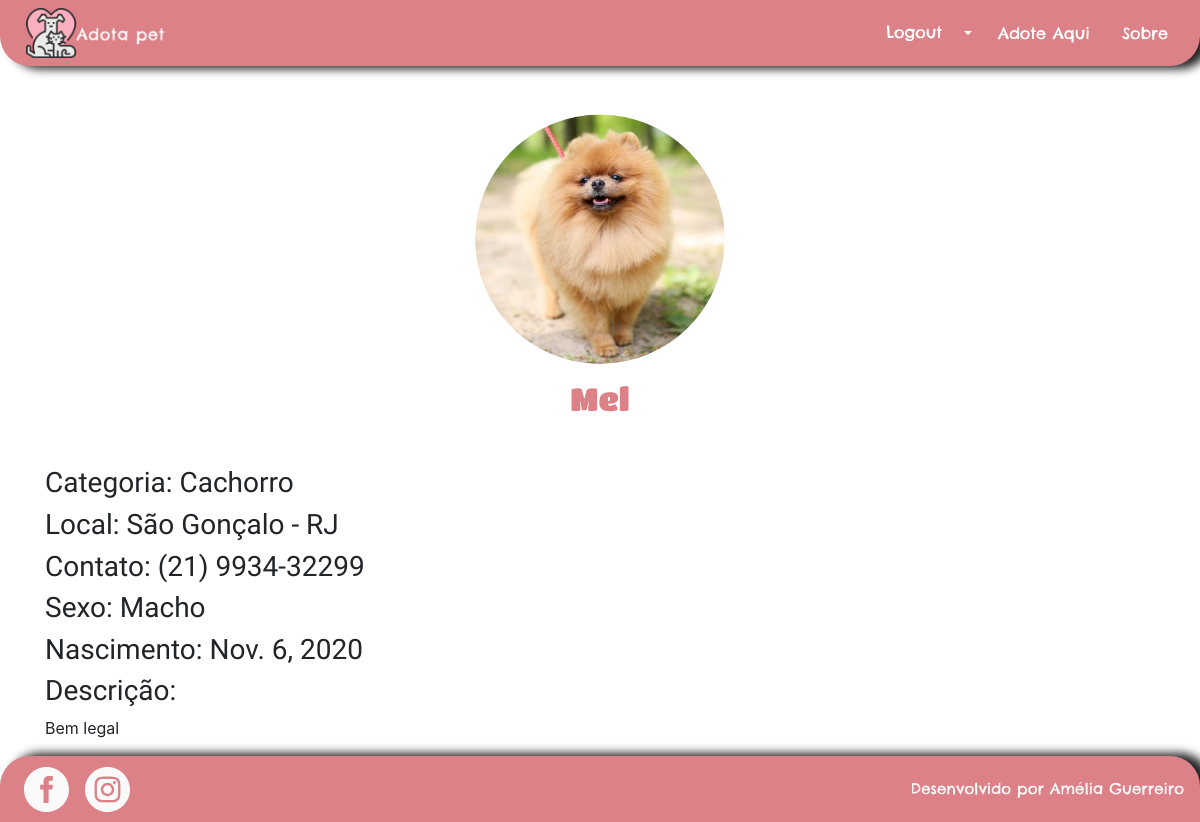
The app's page /pets/exibe_pet/7 (signed in) with its own data.
### pet/models.py (models this page shows, shortened)
class Pet(models.Model):
    categoria = models.ForeignKey(Categoria, related_name='pets', on_delete=models.DO_NOTHING)
    nome = models.CharField(max_length=100, db_index=True)
    slug = models.SlugField(max_length=100)
    imagem = models.CharField(max_length=50, blank=True)
    preco = models.DecimalField(max_digits=6, decimal_places=2, default=0)
    disponivel = models.BooleanField(default=False)
    link_instagram = models.URLField(max_length=200, blank=True)
    link_facebook = models.URLField(max_length=200, blank=True)
    telefone = models.CharField(max_length=15)
    sexo_escolhas = [('F', 'Fêmea'), ('M', 'Macho'), ('N', 'Não sei')]
    sexo = models.CharField(max_length=1, choices=sexo_escolhas, default='N')
    descricao = models.TextField()
    data_cadastro = models.DateField()
    data_nascimento = models.DateField(blank=True)
    likes = models.PositiveIntegerField(default=0)
    dislikes = models.PositiveIntegerField(default=0)
    raca = models.CharField(max_length=20, blank=True)
    estado_escolhas = [('AC', 'Acre'), ('AL', 'Alagoas'), ('AP', 'Amapá'), ('AM', 'Amazonas'),
                       ('BA', 'Bahia'), ('CE', 'Ceará'), ('ES', 'Espírito Santo'), ('GO', 'Goiás'),
                       ('MA', 'Maranhão'), ('MT', 'Mato Grosso'), ('MS', 'Mato Grosso do Sul'),
                       ('MG', 'Minas Gerais'), ('PA', 'Pará'), ('PB', 'Paraíba'), ('PR', 'Paraná'),
                       ('PE', 'Pernambuco'),('PI', 'Piauí'), ('RJ', 'Rio de Janeiro'),
                       ('RN', 'Rio Grande do Norte'), ('RS', 'Rio Grande do Sul'),
                       ('RO', 'Rondônia'), ('RR', 'Roraima'), ('SC', 'Santa Catarina'),
                       ('SP', 'São Paulo'), ('SE', 'Sergipe'),
                       ('TO', 'Tocantins'), ('DF', 'Distrito Federal')]
    estado = models.CharField(max_length=2, choices=estado_escolhas)
    cep = models.CharField(max_length=9)
    cidade = models.CharField(max_length=20)
    class Meta:
        db_table='pet'
    def get_sexo(self):
        if self.sexo == "M":
            return "Macho"
        elif self.sexo == "F":
            return "Fêmea"
        elif self.sexo == "N":
            return "Não sabe"

### categoria/models.py (models this page shows)
class Categoria(models.Model):
    nome = models.CharField(max_length=70, db_index=True, unique=True)
    slug = models.SlugField(max_length=70)
    class Meta:
        db_table = 'categoria'
        ordering = ('nome',)
    def __str__(self):
        return self.nome

### pet/views.py (the view)
# urls.py: path('exibe_pet/<int:id>', views.exibe_pet, name='exibe_pet')
@user_passes_test(lambda u: u.is_staff)
def exibe_pet(request, id):
    pet = get_object_or_404(Pet, pk=id)
    request.session['pet_id_del'] = id
    return render(request, 'pet/pagina_pet.html', {'pet': pet})

### pet/templates/pet/pagina_pet.html (shortened to what this page needs)
{%  extends "base.html" %}
{% load static %}
{% block corpo %}
<section class="container">
    <img style="height: 250px; width: 250px; border-radius: 500px" class="img-fluid mx-auto d-block mt-5"
        src="{% static 'images/pets/' %}{{ pet.imagem }}" alt="{{ pet.nome }}">
    <h2 class="text-center mt-3 text-primary">{{ pet.nome }}</h2>
    <h3 class="mt-5">Categoria: {{ pet.categoria }}</h3>
    <h3>Local: {{ pet.cidade }} - {{ pet.estado }}</h3>
        <h3>Contato: {{ pet.telefone }}</h3>
        <h3>Sexo: {{ pet.get_sexo }}</h3>
    <h3>Nascimento: {{ pet.data_nascimento }}</h3>
    <h3>Descrição:</h3>
    <p>{{ pet.descricao }}</p>
</section>
{% endblock %}

### static/css/styles.css (style rules this page uses)
html, body, div, span, applet, object, iframe, h1, h2, h3, h4, h5, h6, p, blockquote, pre, a, abbr, acronym, address, big, cite, code, del, dfn, em, img, ins, kbd, q, s, samp, small, strike, strong, sub, sup, tt, var, b, u, i, center, dl, dt, dd, ol, ul, li, fieldset, form, label, legend, table, caption, tbody, tfoot, thead, tr, th, td, article, aside, canvas, details, embed, figure, figcaption, footer, header, hgroup, menu, nav, output, ruby, section, summary, time, mark, audio, video { margin: 0; padding: 0; border: 0; font-size: 100%; font: inherit; vertical-align: baseline; }
article, aside, details, figcaption, figure, footer, header, hgroup, menu, nav, section { display: block; }
body { line-height: 1; }
h2 { font-family: Titan !important; }
html, body { height: 100%; margin: 0; }

### records on screen
Pet: imagem (picture), nome "Mel", categoria "Cachorro", cidade "São Gonçalo", estado "RJ", telefone "(21) 9934-32299", get_sexo "Macho", data_nascimento "Nov. 6, 2020", descricao "Bem legal"
